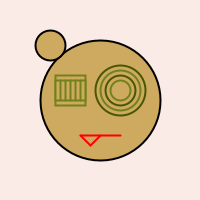
Frame 1 (no input)
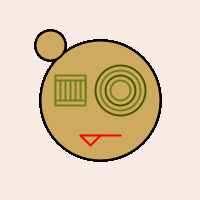
Frame 60 (the mouse pressed at the canvas centre just before this capture)
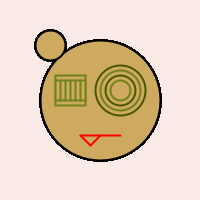
Frame 120 (the mouse held since frame 60 and released just before this capture)

The Processing sketch that drew these frames (run headless with seeded random() and noise(); from frame 60 on, the mouse is pressed at the canvas centre):

// Processing sketch: processing_111696
// ── processing_111696.pde

//just draw a funny face
//Kang-Yu,Liu

void setup() {
  size(200,200);
  background(250,235,231);
}
void draw() {
fill(206,169,96);
stroke(0);
strokeWeight(2);
  ellipse(100,100,120,120);
ellipse(50,45,30,30);
stroke(73,86,2);
ellipse(120,90,50,50);
stroke(114,130,26);
ellipse(120,90,40,40);
stroke(73,86,2);
ellipse(120,90,30,30);
stroke(114,130,26);
ellipse(120,90,20,20);
rectMode(CENTER);
rect(70,90,30,30);
rect(70,90,30,20);
line(60,80,60,100);
line(65,80,65,100);
line(70,80,70,100);
line(75,80,75,100);
line(80,80,80,100);
stroke(255,0,0);
line(80,135,120,135);
line(80,135,90,145);
line(90,145,100,135);
}
